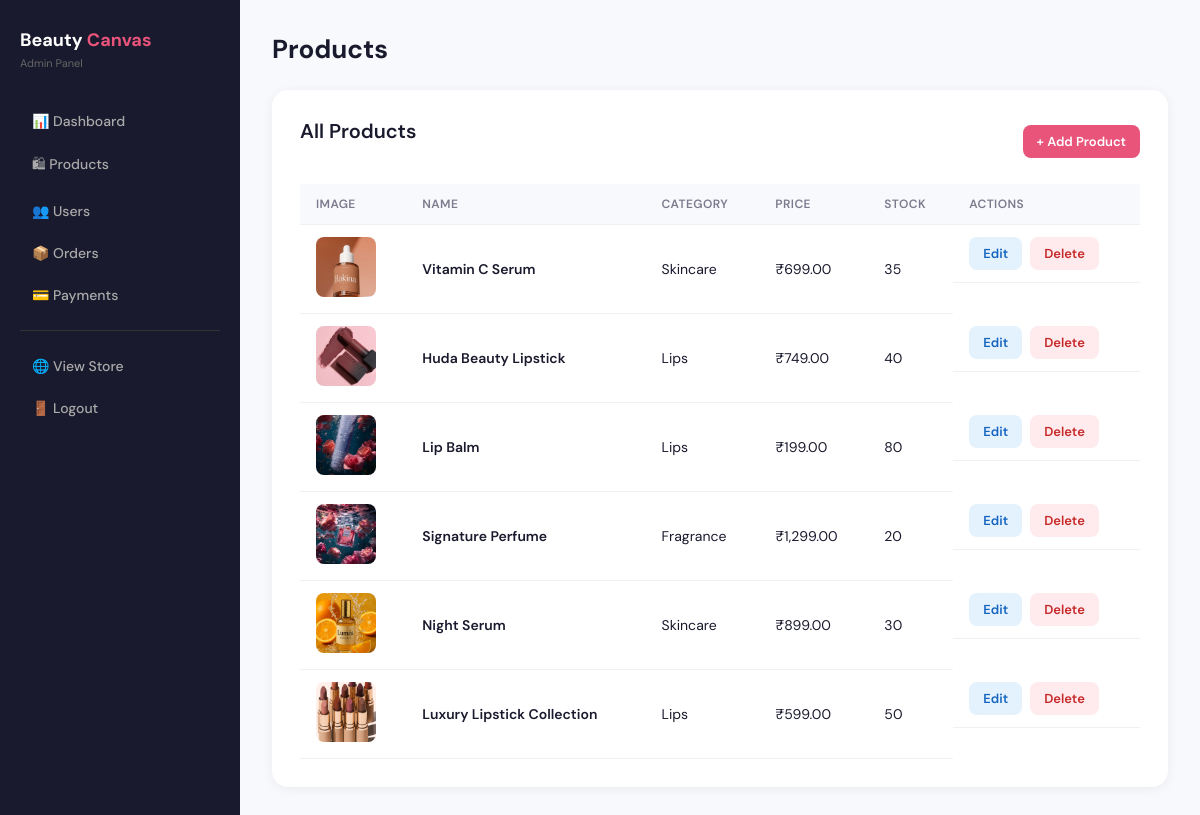
The page /admin/products/list.php (signed in) on the database its author committed.
### tables this page shows
CREATE TABLE `products` (
  `id` int NOT NULL AUTO_INCREMENT,
  `name` varchar(200) NOT NULL,
  `description` text,
  `price` decimal(10,2) NOT NULL DEFAULT '0.00',
  `image` varchar(255) DEFAULT NULL,
  `category` varchar(100) DEFAULT 'General',
  `stock` int NOT NULL DEFAULT '0',
  `created_at` timestamp NOT NULL DEFAULT CURRENT_TIMESTAMP,
  PRIMARY KEY (`id`)
);

### admin/products/list.php (the view, shortened to what this page needs)
<?php
include '../../config/db.php';
include '../includes/header.php';
$res = mysqli_query($conn,"SELECT * FROM products ORDER BY id DESC");
?>
<?php include '../includes/sidebar.php'; ?>
<div class="main">
    <h1>Products</h1>
    <div class="page-card">
        <div style="display:flex;justify-content:space-between;align-items:center;margin-bottom:20px">
            <h2>All Products</h2>
            <a href="add.php" class="btn btn-primary">+ Add Product</a>
        </div>
        <table>
            <thead><tr><th>Image</th><th>Name</th><th>Category</th><th>Price</th><th>Stock</th><th>Actions</th></tr></thead>
            <tbody>
            <?php while($p=mysqli_fetch_assoc($res)): ?>
            <tr>
                <td><img src="../../assets/images/<?=htmlspecialchars($p['image']??'')?>" width="60" height="60" style="border-radius:8px;object-fit:cover" onerror="this.src='../../assets/images/lipstick.jpg'"></td>
                <td style="font-weight:600"><?=htmlspecialchars($p['name'])?></td>
                <td><?=htmlspecialchars($p['category']??'General')?></td>
                <td>₹<?=number_format($p['price'],2)?></td>
                <td><?=$p['stock']??0?></td>
                <td style="display:flex;gap:8px;flex-wrap:wrap">
                    <a href="edit.php?id=<?=$p['id']?>" class="btn btn-edit">Edit</a>
                    <a href="list.php?delete_id=<?=$p['id']?>" class="btn btn-delete" onclick="return confirm('Delete this product?')">Delete</a>
                </td>
            </tr>
            <?php endwhile; ?>
            </tbody>
        </table>
    </div>
</div>
<?php include '../includes/footer.php'; ?>

### admin/includes/header.php (style rules this page uses)
:root { --rose:#e8547a;--rose-dark:#c93560;--sidebar:#1a1a2e;--text:#1a1a2e;--muted:#7b7b8e;--bg:#f8f9fc }
* { margin:0;padding:0;box-sizing:border-box }
body { font-family:'DM Sans',sans-serif;background:var(--bg);color:var(--text) }
.main { flex:1;padding:32px;overflow-x:auto }
.main h1 { font-size:26px;font-weight:700;color:var(--text);margin-bottom:24px }
.page-card { background:#fff;border-radius:16px;padding:28px;box-shadow:0 2px 12px rgba(0,0,0,.06) }
.page-card h2 { font-size:20px;font-weight:600;margin-bottom:20px }
table { width:100%;border-collapse:collapse }
th,td { padding:12px 16px;text-align:left;border-bottom:1px solid #f0f0f5;font-size:14px }
th { font-size:12px;font-weight:600;color:var(--muted);text-transform:uppercase;letter-spacing:.4px;background:#f8f9fc }
.btn { display:inline-flex;align-items:center;gap:6px;padding:8px 14px;border-radius:8px;text-decoration:none;font-size:13px;font-weight:600;transition:all .2s;border:none;cursor:pointer }
.btn-primary { background:var(--rose);color:white }
.btn-edit { background:#e3f2fd;color:#1565c0 }
.btn-delete { background:#ffebee;color:#c62828 }

### rows shown on the page
products: image (picture), name "Vitamin C Serum", category "Skincare", price "699.00", stock "35"
products: image (picture), name "Huda Beauty Lipstick", category "Lips", price "749.00", stock "40"
products: image (picture), name "Lip Balm", category "Lips", price "199.00", stock "80"
products: image (picture), name "Signature Perfume", category "Fragrance", price "1,299.00", stock "20"
products: image (picture), name "Night Serum", category "Skincare", price "899.00", stock "30"
products: image (picture), name "Luxury Lipstick Collection", category "Lips", price "599.00", stock "50"
